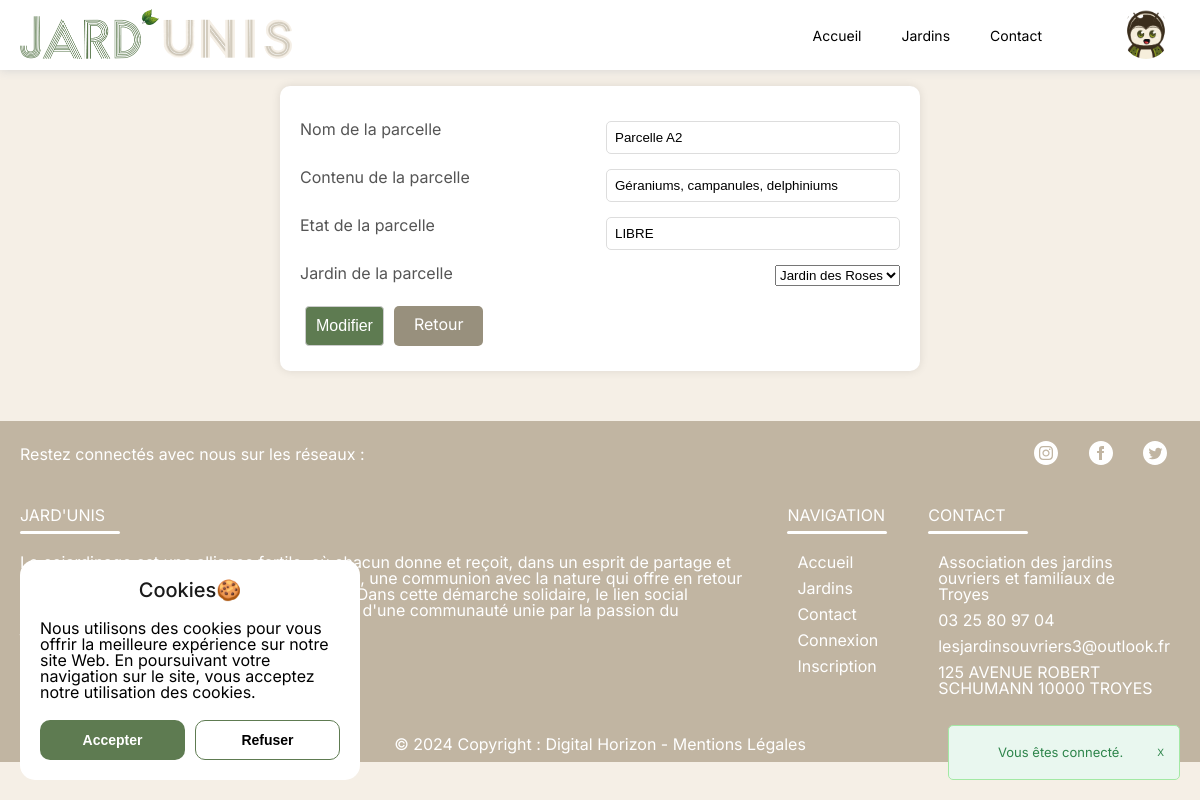
The app's page /admin/parcelles/modifParcelles.php?parcelles=2 (signed in) with its own data.
### tables this page shows
CREATE TABLE `users` (
  `user_id` int(11) NOT NULL,
  `user_nom` varchar(50) NOT NULL,
  `user_prnm` varchar(50) NOT NULL,
  `user_login` varchar(50) NOT NULL,
  `user_pass` varchar(255) NOT NULL,
  `user_email` varchar(100) NOT NULL,
  `user_photo` varchar(100) NOT NULL DEFAULT 'default_user.webp'
);

CREATE TABLE `parcelles` (
  `parcelle_id` int(11) NOT NULL,
  `parcelle_nom` varchar(100) NOT NULL,
  `parcelle_content` varchar(50) NOT NULL,
  `parcelle_etat` varchar(10) NOT NULL,
  `parcelle_reservation` int(11) DEFAULT NULL,
  `_jardin_id` int(11) NOT NULL,
  `_user_id` int(255) NOT NULL
);

### admin/parcelles/modifParcelles.php (the view, shortened to what this page needs)
<?php
require '../../model/connectBD.php';
require '../../composants/head.php';
require '../../composants/header.php';
$parcelle_id = $_GET['parcelles'];
$query = "SELECT * FROM parcelles WHERE parcelle_id = :parcelle_id";
$req = $bd->prepare($query);
$req->execute(['parcelle_id' => $parcelle_id]);
$parcelle = $req->fetch();
?>
<h1>Modifier une parcelle</h1>
<div class="profile-edit-container">
    <form action="verifModifParcelles.php" method="post">
        <div class="form-group">
            <label for="parcelle_nom">Nom de la parcelle</label>
            <input type="text" name="parcelle_nom" id="parcelle_nom" value="<?php echo htmlspecialchars($parcelle['parcelle_nom']); ?>" required>
        </div>
        <div class="form-group">
            <label for="parcelle_content">Contenu de la parcelle</label>
            <input type="text" name="parcelle_content" id="parcelle_content" value="<?php echo htmlspecialchars($parcelle['parcelle_content']); ?>" required>
        </div>
        <div class="form-group">
            <label for="parcelle_etat">Etat de la parcelle</label>
            <input type="text" name="parcelle_etat" id="parcelle_etat" value="<?php echo htmlspecialchars($parcelle['parcelle_etat']); ?>" required>
        </div>
        <div class="form-group">
            <label for="_jardin_id">Jardin de la parcelle</label>
            <select name="_jardin_id" id="_jardin_id" required>
                <?php
                $query = "SELECT * FROM jardins WHERE _user_id = :user_id";
                $req = $bd->prepare($query);
                $req->execute(['user_id' => $parcelle['_user_id']]);
                while ($jardin = $req->fetch()) {
                    $selected = $jardin['jardin_id'] == $parcelle['_jardin_id'] ? 'selected' : '';
                    echo '<option value="' . htmlspecialchars($jardin['jardin_id']) . '" ' . $selected . '>' . htmlspecialchars($jardin['jardin_nom']) . '</option>';
                }
                ?>
            </select>
        </div>
        <div class="form-actions">
            <input type="submit" class="btn-submit" value="Modifier">
            <a class="btn-back" href="tableParcelles.php">Retour</a>
        </div>
    </form>
</div>
<?php
require('../../composants/footer.php');
?>

### composants/header.php (shortened to what this page needs)
<header id="main-header">
    <div id="items-header">
        <a href="/index.php" title="ACCUEIL"><img src="../src/assets/img/logo.webp" alt="Logo"></a>
        <div id="links-header">
            <nav>
                <ul>
                    <li <?php echo (basename($_SERVER['PHP_SELF']) == 'index.php') ? 'class="current"' : ''; ?>><a href="/index.php">Accueil</a></li>
                    <li <?php echo (basename($_SERVER['PHP_SELF']) == 'jardins.php') ? 'class="current"' : ''; ?>><a href="/jardins.php">Jardins</a></li>
                    <li <?php echo (basename($_SERVER['PHP_SELF']) == 'contact.php') ? 'class="current"' : ''; ?>><a href="/contact.php">Contact</a></li>
                </ul>
                <ul>
                    <?php
                    if (isset($_SESSION['user_id'])) {
                        echo '<div class="img-profile">';
                        $reqPhoto = "SELECT user_photo FROM users WHERE user_id = '" . $_SESSION['user_id'] . "'";
                        $resultatPhoto = $bd->query($reqPhoto);
                        $photo = $resultatPhoto->fetch()['user_photo'];
                        echo '<img src="/src/assets/uploads/' . $photo . '" alt="Photo de profil">';
                        echo '</div>';
                        }
                    ?>
                </ul>
            </nav>
        </div>
    </div>
</header>
<?php
if (isset($_SESSION['alert_type']) && isset($_SESSION['alert_message'])) {
    echo '<label>
                <input type="checkbox" class="alertCheckbox" autocomplete="off" />
                <div class="alert '.$_SESSION['alert_type'].'">
                    <span class="alertClose">X</span>
                    <span class="alertText">'.$_SESSION['alert_message'].'</span>
                </div>
            </label>'."\n";
}
?>
<?php
require 'cookie.php';
?>

### src/assets/css/style.css (style rules this page uses)
html, body, div, span, applet, object, iframe, h1, h2, h3, h4, h5, h6, p, blockquote, pre, a, abbr, acronym, address, big, cite, code, del, dfn, em, img, ins, kbd, q, s, samp, small, strike, strong, sub, sup, tt, var, b, u, i, center, dl, dt, dd, ol, ul, li, fieldset, form, label, legend, table, caption, tbody, tfoot, thead, tr, th, td, article, aside, canvas, details, embed, figure, figcaption, footer, header, hgroup, menu, nav, output, ruby, section, summary, time, mark, audio, video { margin: 0; padding: 0; border: 0; font-size: 100%; font: inherit; vertical-align: baseline; }
article, aside, details, figcaption, figure, footer, header, hgroup, menu, nav, section { display: block; }
body { line-height: 1; }
ol, ul { list-style: none; }
body { font-family: "Inter", sans-serif; background-color: #f5efe6; }
h1 { text-align: center; font-size: 36px; color: #5E7B51; margin-bottom: 50px; }
html, body { height: 100%; margin: 0; }
a { color: #5E7B51; }
.alert { padding: 10px; line-height: 1.8; border-radius: 5px; cursor: pointer; font-family: 'Inter', sans-serif; font-weight: 400; position: fixed; right: 0; bottom: 0; margin-bottom: 20px; margin-right: 20px; z-index: 9999; display: flex; justify-content: space-between; align-items: center; max-width: 200px; width: 100%; flex-direction: row-reverse; }
.alertText { display: table; margin: 0 auto; text-align: center; font-size: 13px; }
.alertClose { float: right; font-size: 10px; }
.success { background-color: #E9F7EF; border: 1px solid #A3E9A4; color: #2E854B; }
header { margin: 0 auto; display: flex; height: 100px; align-items: center; font-family: 'Inter', sans-serif; z-index: 10; width: 100%; box-shadow: 0 0 10px lightgray; }
#items-header { max-width: 1250px; display: flex; justify-content: space-between; width: 100%; align-items: center; margin: 0 auto; padding: 0 10px; }
header nav { left: 0; display: flex; width: 100%; justify-content: flex-end; }
header nav ul { display: flex; list-style: none; margin: 0 30px; align-items: start; }
header nav ul li { margin: 10px 20px; }
header nav ul li a { color: #000; text-decoration: none; font-size: 14px; transition: 0.3s; }
#main-header { height: 50px; display: flex; align-items: center; justify-content: space-between; padding: 10px; width: 100%; background-color: white; position: fixed; top: 0; transition: top 0.3s; z-index: 1001; }
#main-header li a { position: relative; }
#main-header li a::after { position: absolute; content: ""; width: 100%; height: 2px; top: 100%; left: 0; background-color: #5E7B51; transition: transform 0.5s; transform: scaleX(0); transform-origin: left; }
#items-header img { height: 50px; }
.img-profile { cursor: pointer; }
.img-profile img { width: 48px; height: 48px; border-radius: 50%; }
@media (min-width: 768px) { header nav ul { align-items: center; } }
.alert { padding: 15px; margin-top: 20px; border-radius: 5px; }
.profile-edit-container { width: 80%; max-width: 600px; margin: 0 auto; background-color: #fff; padding: 20px; box-shadow: 0 0 10px rgba(0, 0, 0, 0.1); border-radius: 10px; margin-top: 30px; }
.profile-edit-container .form-group { margin-bottom: 15px; }
.profile-edit-container label { display: block; margin-bottom: 5px; color: #555; }
.profile-edit-container input[type="text"], .profile-edit-container input[type="email"], .profile-edit-container input[type="file"] { padding: 8px; border: 1px solid #ddd; border-radius: 5px; box-sizing: border-box; }
.form-actions { display: flex; }
.btn-submit, .btn-back { display: inline-block; padding: 10px 20px; border: none; border-radius: 5px; text-align: center; cursor: pointer; margin: 5px; text-decoration: none; color: #fff; }
.btn-submit { background-color: #5E7B51; transition: background-color 0.3s; font-size: 16px; }
.btn-back { background-color: #98907d; transition: background-color 0.3s; }
.form-group { display: flex; justify-content: space-between; }
.form-group input { width: 49%; }
.block-info-reservation input[type="date"], input[type="submit"] { padding: 10px; border: 1px solid #ccc; border-radius: 4px; font-size: 16px; box-sizing: border-box; }

### records on screen
users: user_photo (placeholder picture)
parcelles: parcelle_nom "Parcelle A2", parcelle_content "Géraniums, campanules, delphiniums", parcelle_etat "LIBRE"

### other values on screen
$_SESSION['alert_message'] "Vous êtes connecté."
form field _jardin_id "Jardin des Roses"
